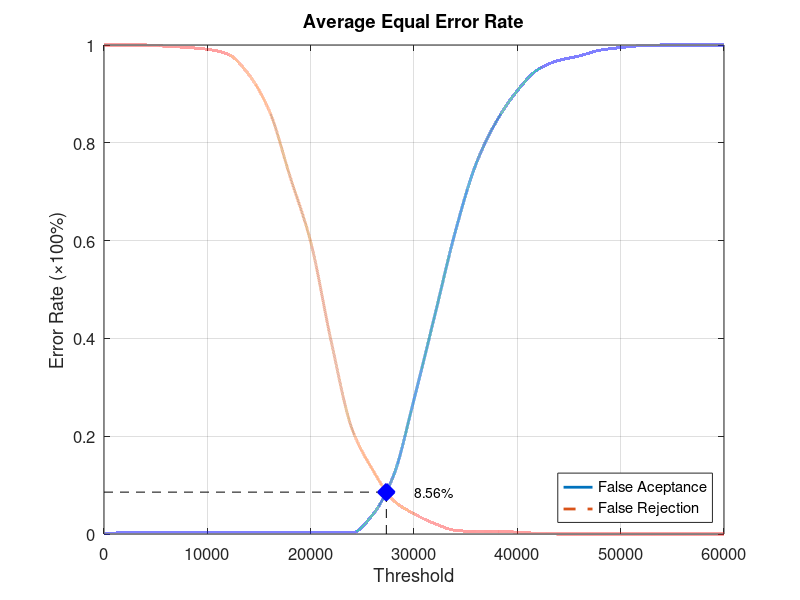
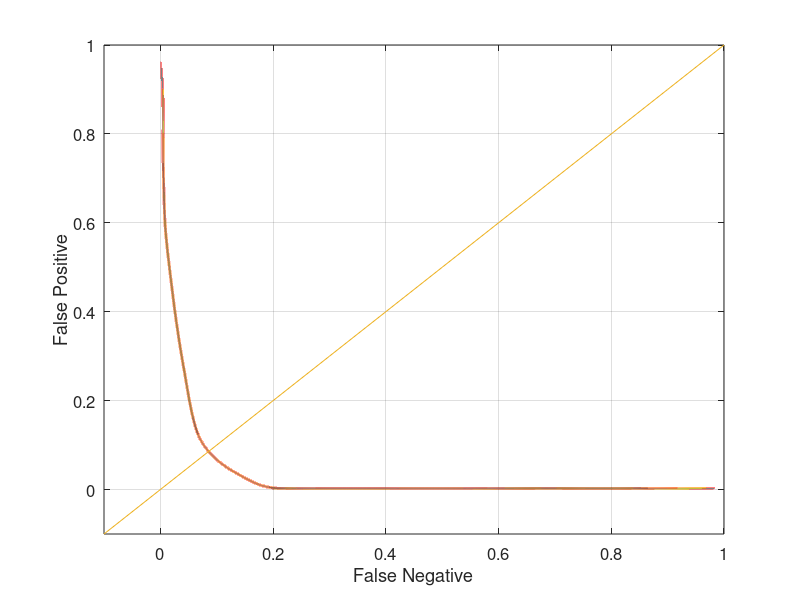

These figures' MATLAB source, in order:
function yEER = Experiment5Average
close all;
clear;
clc;
x = 0:2000:60000;
xq = 0:0.5:60000;

y0 = [0 0.00263158 0.00263158 0.00263158 0.00263158 0.00263158 0.00263158 0.00263158 0.00263158 0.00263158 0.00263158 0.00263158 0.00263158 0.0394737 0.118421 0.275 0.446053 0.618421 0.756579 0.844737 0.906579 0.95 0.968421 0.977632 0.989474 0.994737 0.998684 1 1 1 1];
yy0 = interp1(x, y0, xq, 'pchip');
y1 = [1 1 1 0.9975 0.995 0.99125 0.98125 0.94 0.865 0.73125 0.5975 0.3925 0.215 0.13125 0.06875 0.04125 0.02125 0.0075 0.005 0.005 0.00375 0.00125 0 0 0 0 0 0 0 0 0];
yy1 = interp1(x, y1, xq, 'pchip');

% Calculating EER: 
y2 = abs(y0 - y1);
find(y2 == min(y2))
yy2 = abs(yy0 - yy1);
xEER = find(yy2 == min(yy2));
xEERIndex = xq(xEER) % X-axis EER
yEER = yy0(xEER) % Y-axis EER

main = figure
plot(xq, yy0,'-','LineWidth', 2);	hold on
plot(xq, yy1,'--','LineWidth', 2);	hold on
plot([xEERIndex xEERIndex], [0 yEER], 'k--');	hold on
plot([0 xEERIndex], [yEER yEER], 'k--');	hold on
plot(xEERIndex, yEER, 'bx', 'LineWidth', 10);	hold on
text(xEERIndex + 10 * xEERIndex / 100, yEER, [num2str(round((10000 * yEER)) / 100) '%'])
legend('False Aceptance', 'False Rejection', 'Location', 'SouthEast')
xlabel('Threshold')
ylabel('Error Rate (\times100%)')
title('Average Equal Error Rate')
set(gca, 'FontSize', 12)
axis([0 60000 0 1])
grid on

print(main, 'Experiment5AverageMain', '-dpng');
FNRxFPR = figure('Color', [1 1 1]);
plot(yy1, yy0, '-', yy1, yy0, 'LineWidth', 2);
hold on
y = -0.1:0.1:1
plot(y, y); 
set(gca, 'FontSize', 12)
xlabel('False Negative')
ylabel('False Positive')
axis([-0.1 1 -0.1 1])
set(gca, 'FontSize', 12)
grid on

print(FNRxFPR, 'Experiment5AverageFNRxFPR','-dpng');
end
